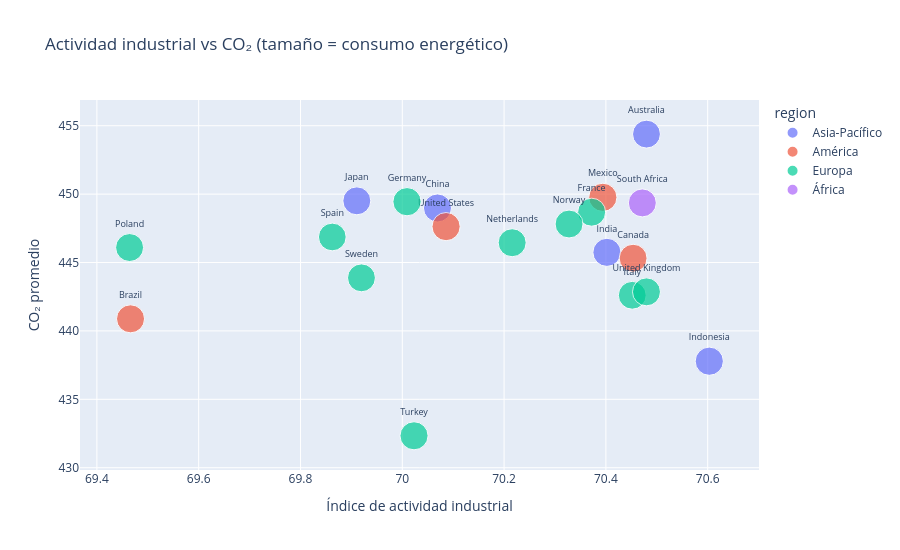

Source (notebook cell):
### Code cell
bubble = (
    df.groupby(["country","region"])
    .agg(
        co2=("co2_emission","mean"),
        industrial=("industrial_activity_index","mean"),
        consumo=("energy_consumption","mean"),
        renovable=("renewable_share","mean")
    ).reset_index()
)

fig = px.scatter(
    bubble,
    x="industrial", y="co2",
    size="consumo", color="region",
    text="country",
    title="Actividad industrial vs CO₂ (tamaño = consumo energético)",
    labels={
        "industrial": "Índice de actividad industrial",
        "co2": "CO₂ promedio",
        "consumo": "Consumo energético"
    },
    height=550
)
fig.update_traces(textposition="top center", textfont_size=9)
fig.show()

### Figure 1 — Plotly figure (JSON) as saved in the notebook; plotly's stock layout.template omitted (floating-point values rounded to 4 significant figures)
{"data": [{"hovertemplate": "region=Asia-Pacífico<br>Índice de actividad industrial=%{x}<br>CO₂ promedio=%{y}<br>Consumo energético=%{marker.size}<br>country=%{text}<extra></extra>", "legendgroup": "Asia-Pacífico", "marker": {"color": "#636efa", "size": [7240.0, 7308.0, 7353.0, 7401.0, 7261.0], "sizemode": "area", "sizeref": 18.59, "symbol": "circle"}, "mode": "markers+text", "name": "Asia-Pacífico", "orientation": "v", "showlegend": true, "text": ["Australia", "China", "India", "Indonesia", "Japan"], "textfont": {"size": 9}, "textposition": "top center", "type": "scatter", "x": [70.48, 70.07, 70.4, 70.6, 69.91], "xaxis": "x", "y": [454.4, 449.0, 445.7, 437.8, 449.5], "yaxis": "y"}, {"hovertemplate": "region=América<br>Índice de actividad industrial=%{x}<br>CO₂ promedio=%{y}<br>Consumo energético=%{marker.size}<br>country=%{text}<extra></extra>", "legendgroup": "América", "marker": {"color": "#EF553B", "size": [7309.0, 7220.0, 7405.0, 7385.0], "sizemode": "area", "sizeref": 18.59, "symbol": "circle"}, "mode": "markers+text", "name": "América", "orientation": "v", "showlegend": true, "text": ["Brazil", "Canada", "Mexico", "United States"], "textfont": {"size": 9}, "textposition": "top center", "type": "scatter", "x": [69.47, 70.45, 70.39, 70.09], "xaxis": "x", "y": [440.9, 445.3, 449.8, 447.6], "yaxis": "y"}, {"hovertemplate": "region=Europa<br>Índice de actividad industrial=%{x}<br>CO₂ promedio=%{y}<br>Consumo energético=%{marker.size}<br>country=%{text}<extra></extra>", "legendgroup": "Europa", "marker": {"color": "#00cc96", "size": [7302.0, 7436.0, 7204.0, 7287.0, 7257.0, 7277.0, 7138.0, 7239.0, 7342.0, 7279.0], "sizemode": "area", "sizeref": 18.59, "symbol": "circle"}, "mode": "markers+text", "name": "Europa", "orientation": "v", "showlegend": true, "text": ["France", "Germany", "Italy", "Netherlands", "Norway", "Poland", "Spain", "Sweden", "Turkey", "United Kingdom"], "textfont": {"size": 9}, "textposition": "top center", "type": "scatter", "x": [70.37, 70.01, 70.45, 70.22, 70.33, 69.46, 69.86, 69.92, 70.02, 70.48], "xaxis": "x", "y": [448.7, 449.4, 442.6, 446.4, 447.8, 446.1, 446.9, 443.9, 432.3, 442.9], "yaxis": "y"}, {"hovertemplate": "region=África<br>Índice de actividad industrial=%{x}<br>CO₂ promedio=%{y}<br>Consumo energético=%{marker.size}<br>country=%{text}<extra></extra>", "legendgroup": "África", "marker": {"color": "#ab63fa", "size": [7276.0], "sizemode": "area", "sizeref": 18.59, "symbol": "circle"}, "mode": "markers+text", "name": "África", "orientation": "v", "showlegend": true, "text": ["South Africa"], "textfont": {"size": 9}, "textposition": "top center", "type": "scatter", "x": [70.47], "xaxis": "x", "y": [449.4], "yaxis": "y"}], "layout": {"height": 550, "legend": {"itemsizing": "constant", "title": {"text": "region"}, "tracegroupgap": 0}, "title": {"text": "Actividad industrial vs CO₂ (tamaño = consumo energético)"}, "xaxis": {"anchor": "y", "domain": [0, 1], "title": {"text": "Índice de actividad industrial"}}, "yaxis": {"anchor": "x", "domain": [0, 1], "title": {"text": "CO₂ promedio"}}}}
